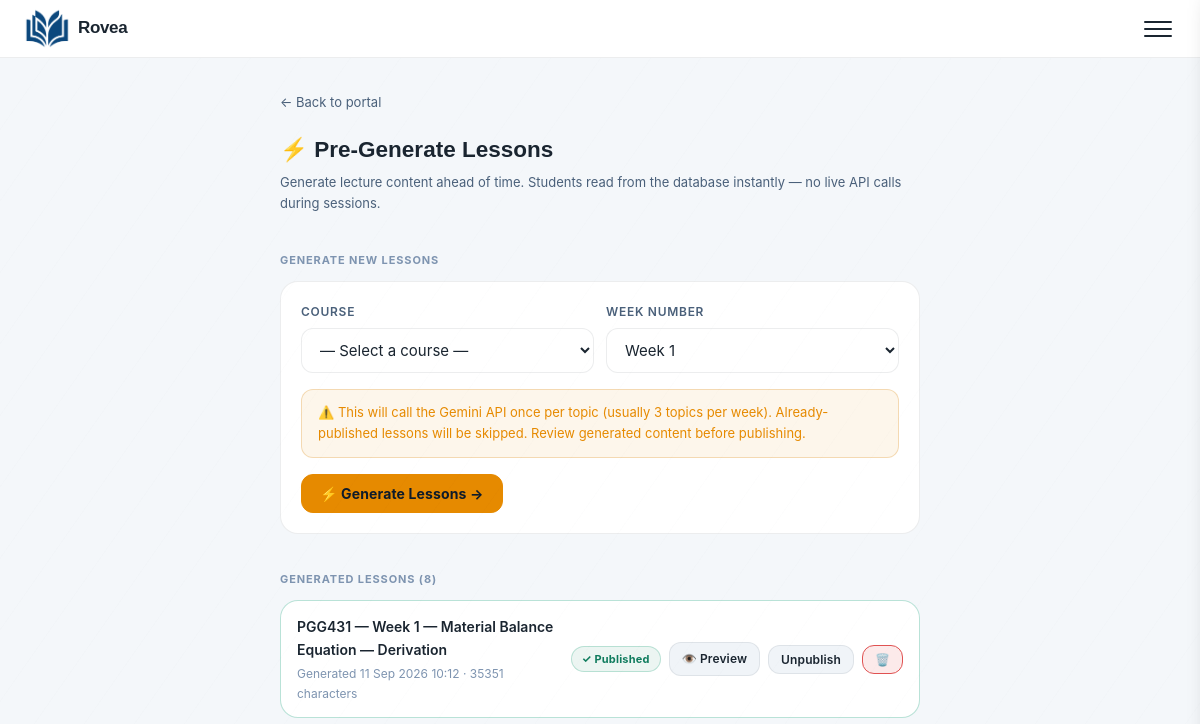
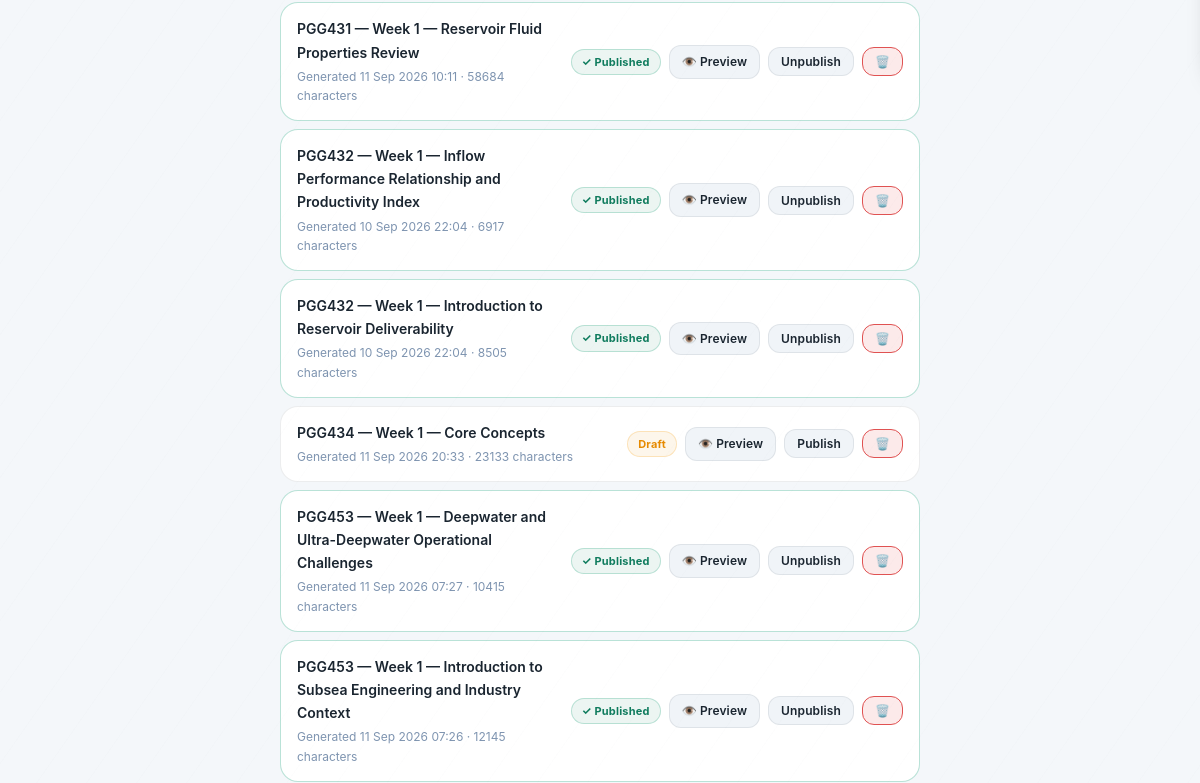
Page /staff/lessons/generate/ (signed in, upper part) on the earlier database version (2 pictures, top to bottom).
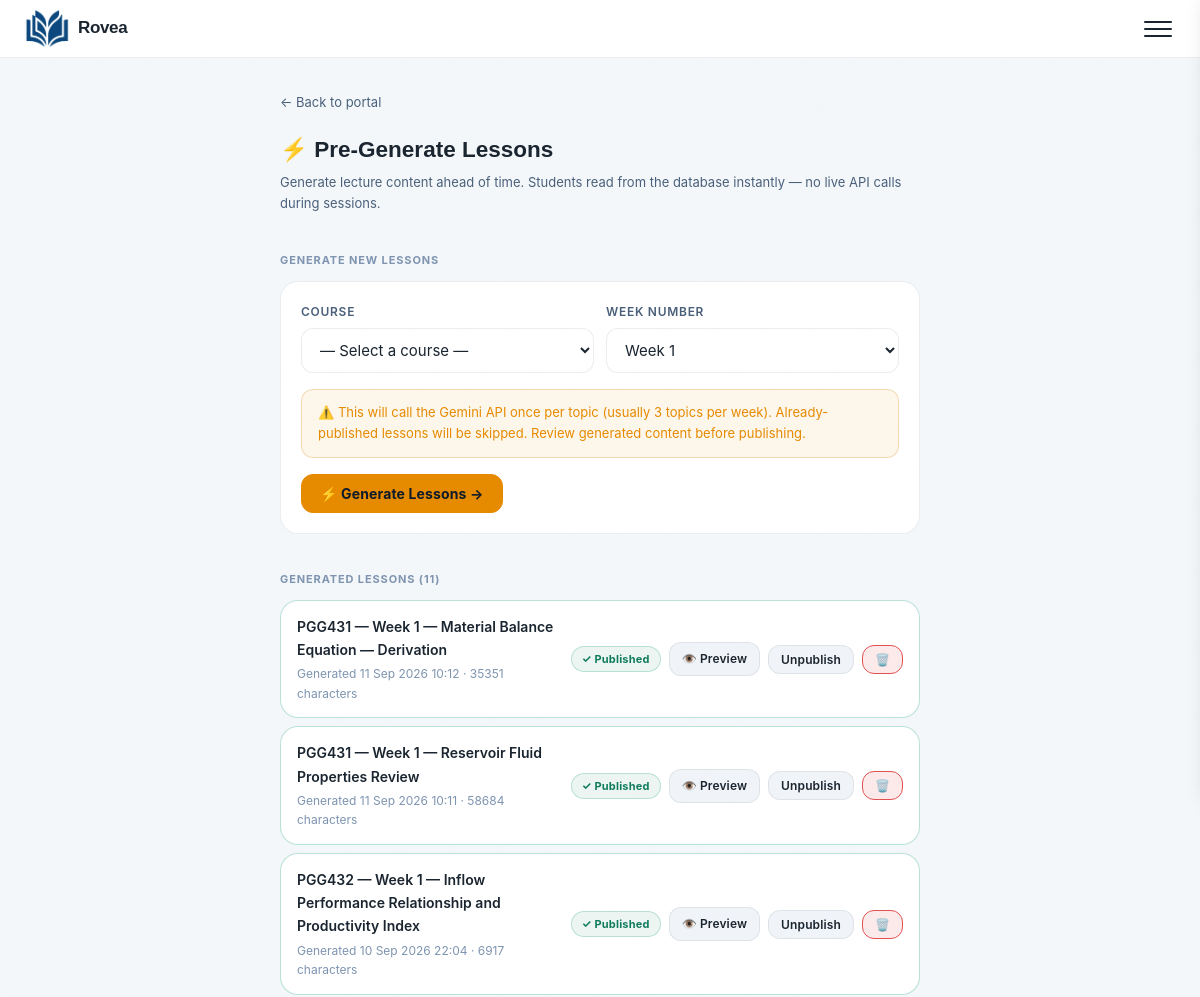
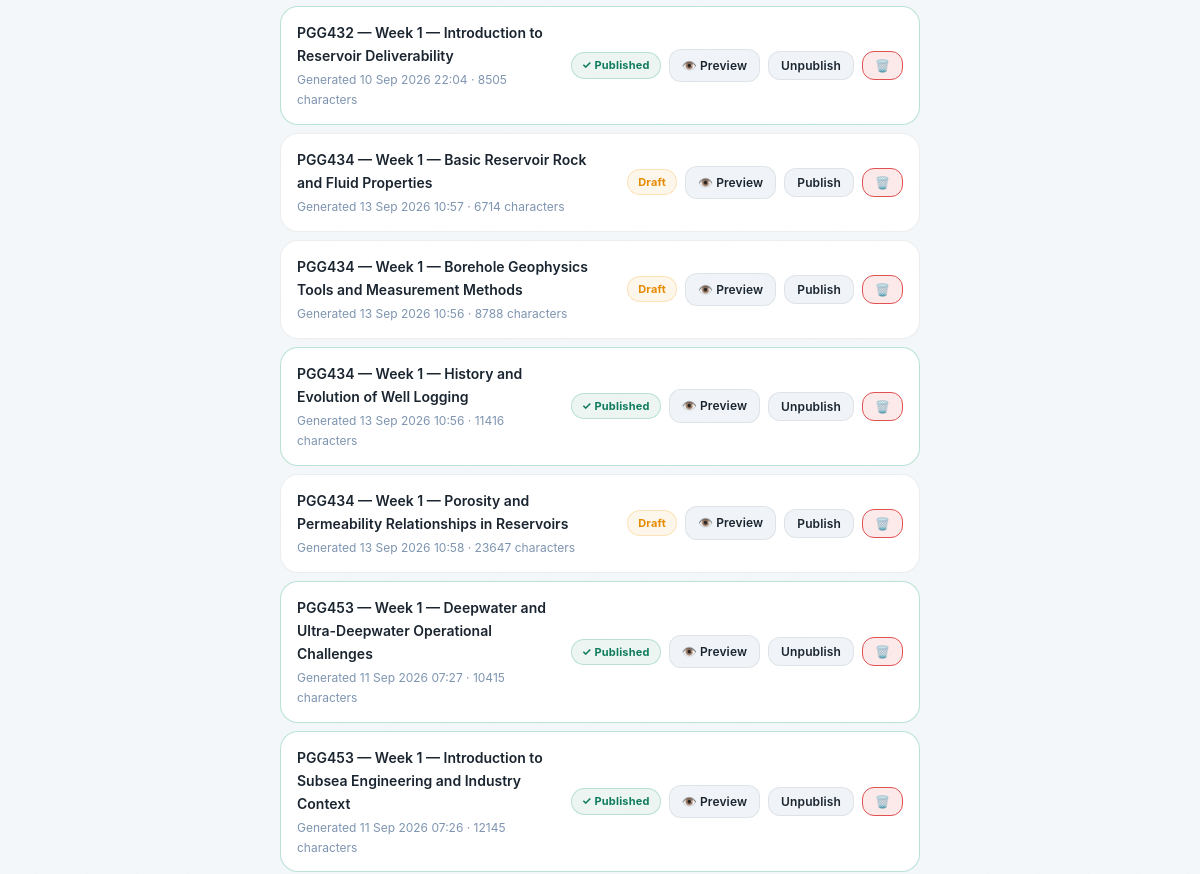
Same page on the later database version (2 pictures, top to bottom).
### core/models.py (models this page shows, shortened)
class PreGeneratedLesson(models.Model):
    course = models.ForeignKey(
        CourseDefinition,
        on_delete=models.CASCADE,
        related_name="lessons"
    )
    week_number = models.IntegerField()
    topic_title = models.CharField(max_length=200)
    content_chunk = models.TextField()
    is_published = models.BooleanField(default=False)
    generated_at = models.DateTimeField(auto_now_add=True)
    updated_at = models.DateTimeField(auto_now=True)
    is_truncated = models.BooleanField(default=False)
    continuation_attempts = models.PositiveSmallIntegerField(default=0)
    class Meta:
        ordering = ["week_number", "topic_title"]
        unique_together = ["course", "week_number", "topic_title"]

class CourseDefinition(models.Model):
    course_code = models.CharField(max_length=10, unique=True)
    course_title = models.CharField(max_length=100)
    level = models.CharField(max_length=3, choices=LEVEL_CHOICES)
    semester = models.CharField(max_length=1, choices=SEMESTER_CHOICES)
    school = models.CharField(max_length=50, choices=SCHOOL_CHOICES, default="unilag")
    department = models.CharField(max_length=50, choices=DEPARTMENT_CHOICES, default="petroleum")
    units = models.IntegerField(default=3)
    is_elective = models.BooleanField(default=False)
    class Meta:
        ordering = ["level", "semester", "is_elective", "course_code"]

### core/views.py (the view, shortened to what this page needs)
# urls.py: path("staff/lessons/generate/", views.staff_pregeneerate_lessons_view, name="staff_pregenerate_lessons"),
@staff_required
def staff_pregeneerate_lessons_view(request):
    courses = CourseDefinition.objects.all().order_by("level", "semester", "course_code")
    lessons = PreGeneratedLesson.objects.select_related("course").order_by(
        "course__level", "course__course_code", "week_number", "topic_title"
    )
    return render(request, "core/staff/pregenerate_lessons.html", {
        "courses": courses,
        "lessons": lessons,
        "week_range": range(1, TOTAL_TEACHING_WEEKS + 1),
    })

### core/views.py (called while the page is built)
def staff_required(view_func):
    @wraps(view_func)
    def wrapper(request, *args, **kwargs):
        if not request.user.is_authenticated:
            return redirect("login")
        if not hasattr(request.user, "profile") or not request.user.profile.is_staff_member:
            return redirect("dashboard")
        return view_func(request, *args, **kwargs)
    return wrapper

### templates/core/staff/pregenerate_lessons.html (shortened to what this page needs)
{% extends "core/base.html" %}
{% block content %}
<div class="page-container">
  <a href="{% url 'staff_portal' %}" style="font-size:13px; color:var(--text-secondary)">← Back to portal</a>
  <h2 style="font-family:'Space Grotesk',sans-serif; margin:16px 0 4px">⚡ Pre-Generate Lessons</h2>
  <p style="font-size:13px; color:var(--text-secondary); margin-bottom:24px">
    Generate lecture content ahead of time. Students read from the database instantly — no live API calls during sessions.
  </p>
  <p class="section-label">Generate New Lessons</p>
  <form method="POST" style="background:var(--navy-card); border:1px solid var(--border); border-radius:var(--radius-lg); padding:20px; margin-bottom:32px">
    <div style="display:grid; grid-template-columns:1fr 1fr; gap:12px; margin-bottom:16px">
      <div>
        <label style="display:block; font-size:12px; font-weight:600; color:var(--text-secondary); margin-bottom:6px; text-transform:uppercase; letter-spacing:0.06em">Course</label>
        <select name="course_id" required>
          <option value="">— Select a course —</option>
        </select>
      </div>
      <div>
        <label style="display:block; font-size:12px; font-weight:600; color:var(--text-secondary); margin-bottom:6px; text-transform:uppercase; letter-spacing:0.06em">Week Number</label>
        <select name="week_number" required>
          {% for week in week_range %}
          <option value="{{ week }}">Week {{ week }}</option>
          {% endfor %}
        </select>
      </div>
    </div>
    <div style="background:var(--amber-glow); border:1px solid var(--border-accent); border-radius:var(--radius-md); padding:12px 16px; margin-bottom:16px; font-size:13px; color:var(--amber)">
      ⚠️ This will call the Gemini API once per topic (usually 3 topics per week). Already-published lessons will be skipped. Review generated content before publishing.
    </div>
    <button type="submit" class="btn btn-primary">⚡ Generate Lessons →</button>
  </form>
  <p class="section-label">Generated Lessons ({{ lessons.count }})</p>
  {% if lessons %}
  <div style="display:flex; flex-direction:column; gap:8px;">
    {% for lesson in lessons %}
    <div style="background:var(--navy-card); border:1px solid {% if lesson.is_published %}rgba(26,158,122,0.3){% else %}var(--border){% endif %}; border-radius:var(--radius-lg); padding:14px 16px; display:flex; align-items:center; justify-content:space-between; gap:12px;">
      <div>
        <div style="font-size:14px; font-weight:600; color:var(--text)">
          {{ lesson.course.course_code }} — Week {{ lesson.week_number }} — {{ lesson.topic_title }}
        </div>
        <div style="font-size:12px; color:var(--text-muted); margin-top:3px">
          Generated {{ lesson.generated_at|date:"d M Y H:i" }} ·
          {{ lesson.content_chunk|length }} characters
        </div>
      </div>
      <div style="display:flex; gap:8px; align-items:center; flex-shrink:0;">
  {% if lesson.is_published %}
  <span class="badge badge-green">✓ Published</span>
  {% else %}
  <span class="badge" style="background:var(--amber-glow); color:var(--amber); border:1px solid rgba(245,166,35,0.25);">Draft</span>
  {% endif %}
  <a href="{% url 'staff_preview_lesson' lesson.id %}" class="btn" style="font-size:12px; padding:6px 12px;">
    👁️ Preview
  </a>
  <form method="POST" action="{% url 'staff_publish_lesson' lesson.id %}" style="margin:0">
          <button type="submit" class="btn" style="font-size:12px; padding:6px 12px;">
            {% if lesson.is_published %}Unpublish{% else %}Publish{% endif %}
          </button>
        </form>
        <form method="POST" action="{% url 'staff_delete_lesson' lesson.id %}" style="margin:0">
          <button type="submit" class="btn" style="font-size:12px; padding:6px 12px; background:var(--red-glow); color:#F08080; border-color:var(--red-soft);"
                  onclick="return confirm('Delete this lesson?')">
            🗑️
          </button>
        </form>
      </div>
    </div>
    {% endfor %}
  </div>
  {% else %}
  <p style="color:var(--text-muted); font-size:13px">No lessons generated yet. Use the form above to generate your first batch.</p>
  {% endif %}
</div>
{% endblock %}

### templates/core/base.html (shortened to what this page needs)
{% load static %}
<!DOCTYPE html>
<html lang="en">
<head>
  <link rel="stylesheet" href="{% static 'core/css/main.css' %}">
  <link rel="stylesheet" href="https://cdn.jsdelivr.net/npm/katex@0.16.8/dist/katex.min.css">
</head>
<body>
{% if user.is_authenticated %}
<nav class="navbar">
  <a href="{% url 'dashboard' %}" class="nav-logo">
    <span class="nav-logo-mark" aria-hidden="true">
      <img class="logo-img logo-img-navy" alt="">
    </span>
    <span class="nav-logo-word">Rovea</span>
  </a>
  <button class="hamburger" id="hamburger" aria-label="Menu">
    <span></span>
    <span></span>
    <span></span>
  </button>
</nav>
{% endif %}
<main class="main-content">
  {% block content %}{% endblock %}
</main>
</body>
</html>

### templates/core/base.html (style rules this page uses)
.nav-logo::before { content:none !important; display:none !important; }
.nav-logo-mark { position:relative; width:46px; height:46px; display:inline-flex; align-items:center; justify-content:center; flex:none; }
.logo-img { position:absolute; inset:0; width:100%; height:100%; object-fit:contain; display:none; }
[data-theme="light"] .logo-img-navy { display:block; }

Differences in the rows shown:
removed PreGeneratedLesson: course.course_code "PGG434", week_number "1", topic_title "Core Concepts", generated_at "11 Sep 2026 20:33", content_chunk|length "23133", is_published "Draft"
added PreGeneratedLesson: course.course_code "PGG434", week_number "1", topic_title "Basic Reservoir Rock and Fluid Properties", generated_at "13 Sep 2026 10:57", content_chunk|length "6714", is_published "Draft"
added PreGeneratedLesson: course.course_code "PGG434", week_number "1", topic_title "Borehole Geophysics Tools and Measurement Methods", generated_at "13 Sep 2026 10:56", content_chunk|length "8788", is_published "Draft"
added PreGeneratedLesson: course.course_code "PGG434", week_number "1", topic_title "History and Evolution of Well Logging", generated_at "13 Sep 2026 10:56", content_chunk|length "11416", is_published "✓ Published"
added PreGeneratedLesson: course.course_code "PGG434", week_number "1", topic_title "Porosity and Permeability Relationships in Reservoirs", generated_at "13 Sep 2026 10:58", content_chunk|length "23647", is_published "Draft"
Other differences:
{{ lessons.count }}: "8" → "11"
